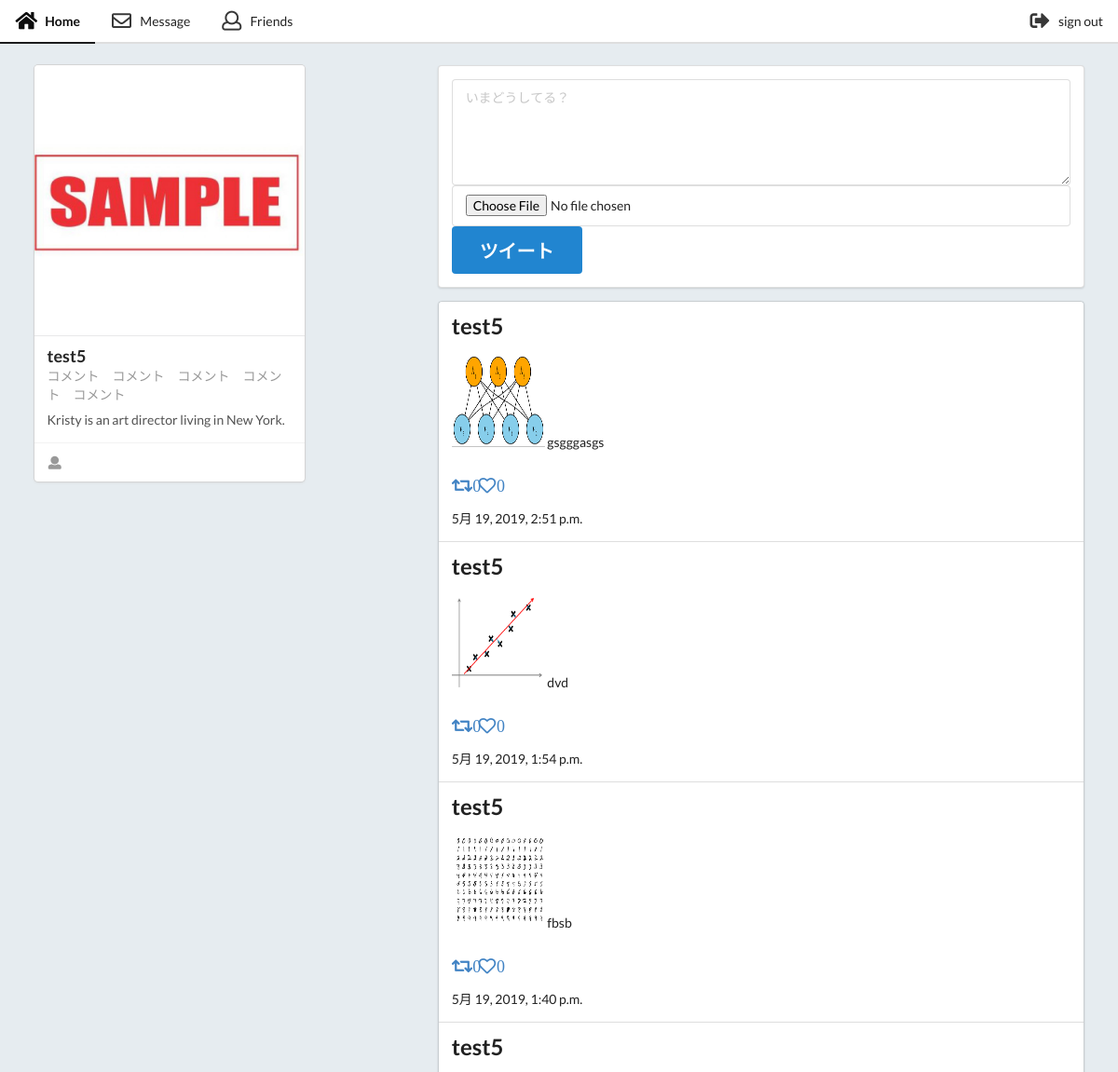
Page /sns/ (signed in, upper part) on the earlier database version.
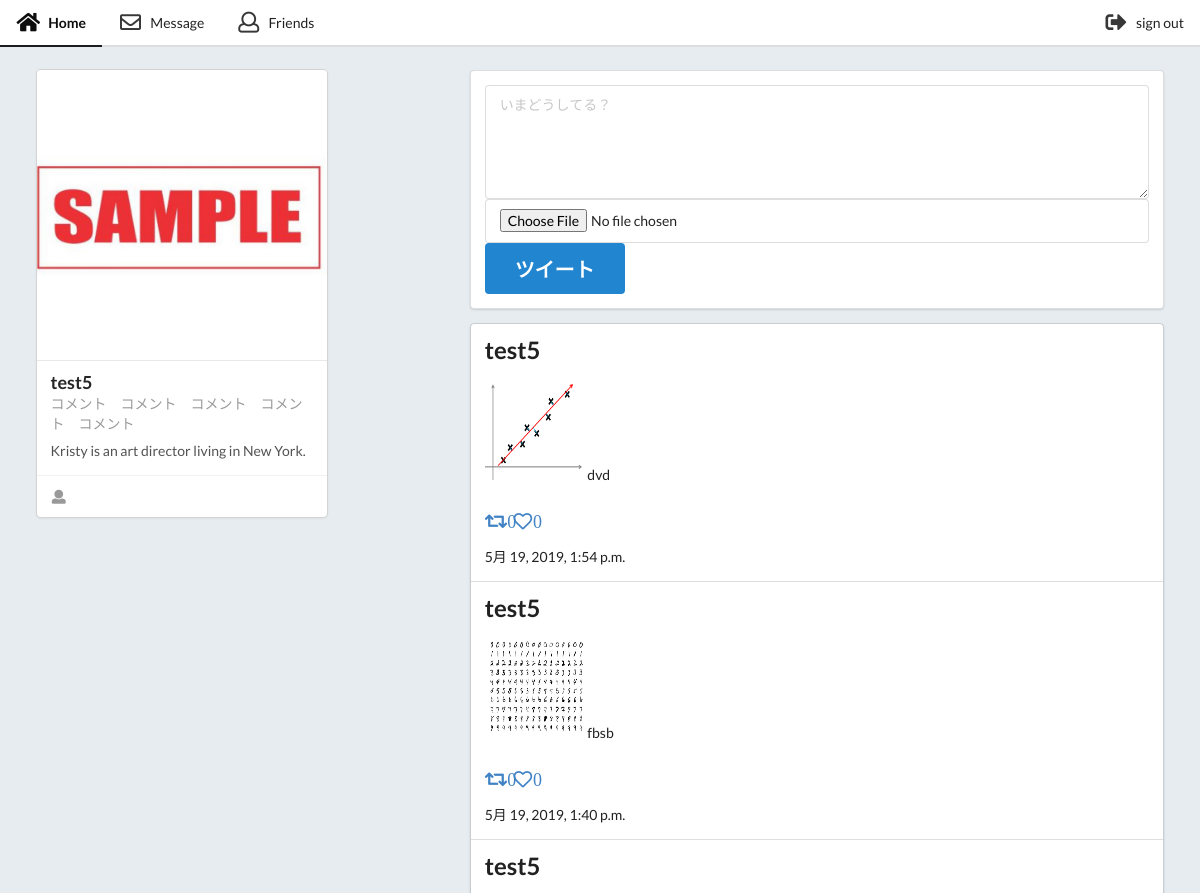
Same page on the later database version.
### sns/models.py (models this page shows)
class Message(models.Model):
    owner = models.ForeignKey(User, on_delete=models.CASCADE, related_name='message_owner')
    content = models.TextField(max_length=280)
    image = models.ImageField(upload_to = 'documents/', default='defo', null=True, blank=True)
    share_id = models.IntegerField(default= -1)
    good_count = models.IntegerField(default=0)
    share_count = models.IntegerField(default=0)
    pub_date = models.DateTimeField(auto_now_add = True)
    def __str__(self):
        return str(self.content) + ' (' + str(self.owner) + ')'
    def get_share(self):
        return Message.objects.get(id=self.share_id)
    class Meta:
        ordering = ('-pub_date',)

### sns/views.py (the view)
# urls.py: path('', views.index, name='index'),
@login_required(login_url='/sns/login/')
def index(request):
    if request.method == 'POST':
        form = PostForm(request.POST, request.FILES)
        if not form.is_valid():
            raise ValueError('invalid form')
        content = request.POST['content']
        msg = Message()
        msg.owner = request.user
        msg.content = content
        msg.image = form.cleaned_data['image']
        msg.save()
        return redirect(to='/sns')
    elif request.method == 'GET':
        messages = Message.objects.all()
        form = PostForm(request.POST,request.FILES)
    params = {
        'login_user' : request.user,
        'form' : form,
        'contents' : messages,
    }
    return render(request, 'sns/index.html' , params)

### sns/forms.py
class PostForm(forms.Form):
    content = forms.CharField(max_length=100, widget=forms.Textarea(attrs={'placeholder' : 'いまどうしてる？' , 'cols': 40, 'rows' : 5}))
    image = forms.ImageField(label='画像ファイル')

### sns/templates/sns/index.html (shortened to what this page needs)
{% extends 'sns/layout.html' %}
{% block content %}
<div class="ui grid">
  <div class="six wide column">
    <div class="ui card">
      <div class="image">
        <img src="../../static/image/sample.jpg">
      </div>
      <div class="content">
        <a class="header">{{login_user}}</a>
        <div class="meta">
          <span class="date">コメント　コメント　コメント　コメント　コメント　</span>
        </div>
        <div class="description">
          Kristy is an art director living in New York.
        </div>
      </div>
      <div class="extra content">
        <a>
          <i class="user icon"></i>
        </a>
      </div>
    </div>
  </div>
  <div class="ten wide column">
    <div class="ui segment">
      <form class="ui form" action="{% url 'index' %}" method="post" enctype="multipart/form-data">
        {{form.content}}
        {{form.image}}
        <button class="ui huge blue button" type="submit" name="button">ツイート</button>
      </form>
    </div>
    <div class="ui segments">
      {% for item in contents %}
      <div class="ui segment">
        <h2 class="ui header">
          {{item.owner}}
        </h2>
        <div class="contents">
          <img src="{{item.image.url}}" alt="" width="100", height="100"/>
          {{item.content}}
        </div>
        <h3 class="icons">
          <a href="{% url 'share' item.id %}">
            <i class="retweet icon">{{item.share_count}}</i>
          </a>
          <a href="{% url 'good' item.id %}">
            <i class="heart outline icon">{{item.good_count}}</i>
          </a>
        </h3>
          <div class="sub header">
            {{item.pub_date}}
          </div>
      </div>
      {% endfor %}
    </div>
  </div>
</div>
{% endblock %}

### sns/templates/sns/layout.html (shortened to what this page needs)
{% load static %}
<!DOCTYPE html>
<html lang="ja">
  <head>
    <link rel="stylesheet" href="https://cdn.jsdelivr.net/semantic-ui/2.2.10/semantic.min.css">
    <link rel="stylesheet" type="text/css" href="{% static 'sns/style.css' %}">
  </head>
  <body>
    <div class="ui main container">
      <div class="header">
        <div class="ui secondary borderless fixed pointing menu ">
          <a class="active item" href="{% url 'index' %}">
            <i class="home large icon"></i>
            Home
          </a>
          <a class="item" href="#">
            <i class="envelope outline large icon"></i>
            Message
          </a>
          <a class="item" href="#">
            <i class="user outline large icon"></i>
            Friends
          </a>
          <div class="right menu">
            <a href="{% url 'login' %}" class="ui item">
              <i class="sign out alternate large icon"></i>
              sign out
            </a>
          </div>
        </div>
      </div>
      <div class="content">
        {% block content %}
        {%  endblock%}
      </div>
    </div>
  </body>
</html>

### sns/static/sns/style.css (style rules this page uses)
body { background-color: #E6ECF0; }
.ui.secondary.pointing.menu { background-color: white; }
.content { margin-top: 70px; }

Differences in the rows shown:
removed Message: owner "test5", image (picture), content "gsgggasgs", share_count "0", good_count "0", pub_date "5月 19, 2019, 2:51 p.m."
